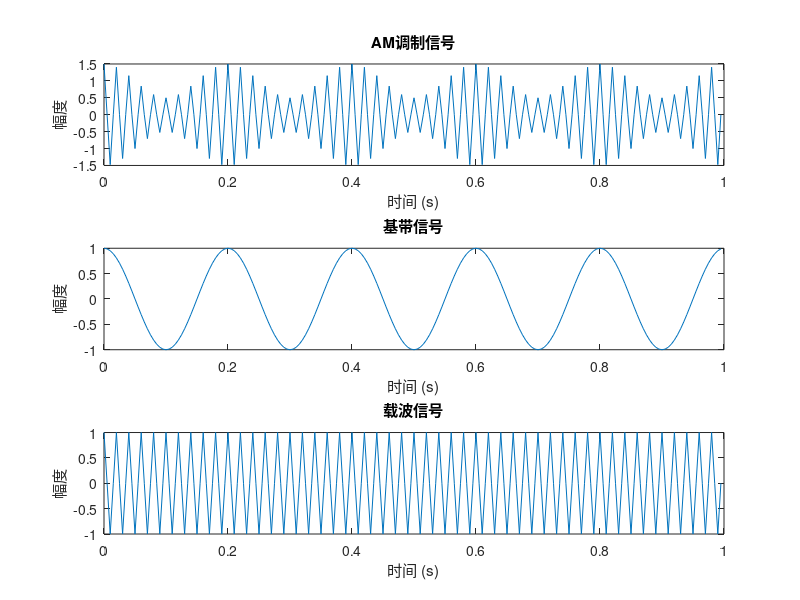

Here is the MATLAB script that generated this plot:
% 基本参数设置
clear all; close all;
fm = 5; % 基带信号频率，降低频率以便可视化
fc = 50; % 载波频率，降低频率以便可视化
T = 1; % 信号时长
fs = 200; % 采样频率
dt = 1/fs; % 时间采样间隔
N = T/dt; % 采样点个数
t = [0:N-1]*dt; % 时间序列

% 生成基带信号
Am = 1; % 基带信号幅度
mt = Am * cos(2*pi*fm*t); % 基带信号

% 生成载波信号
Ac = 1; % 载波信号幅度
ct = Ac * cos(2*pi*fc*t); % 载波信号

% 进行AM调制
ma = 0.5; % 调制指数
s_am = (1 + ma * mt) .* ct; % AM调制信号

% 可视化调制信号
figure;
subplot(3,1,1);
plot(t, s_am);
title('AM调制信号');
xlabel('时间 (s)');
ylabel('幅度');

% 可视化基带信号
subplot(3,1,2);
plot(t, mt);
title('基带信号');
xlabel('时间 (s)');
ylabel('幅度');

% 可视化载波信号
subplot(3,1,3);
plot(t, ct);
title('载波信号');
xlabel('时间 (s)');
ylabel('幅度');
